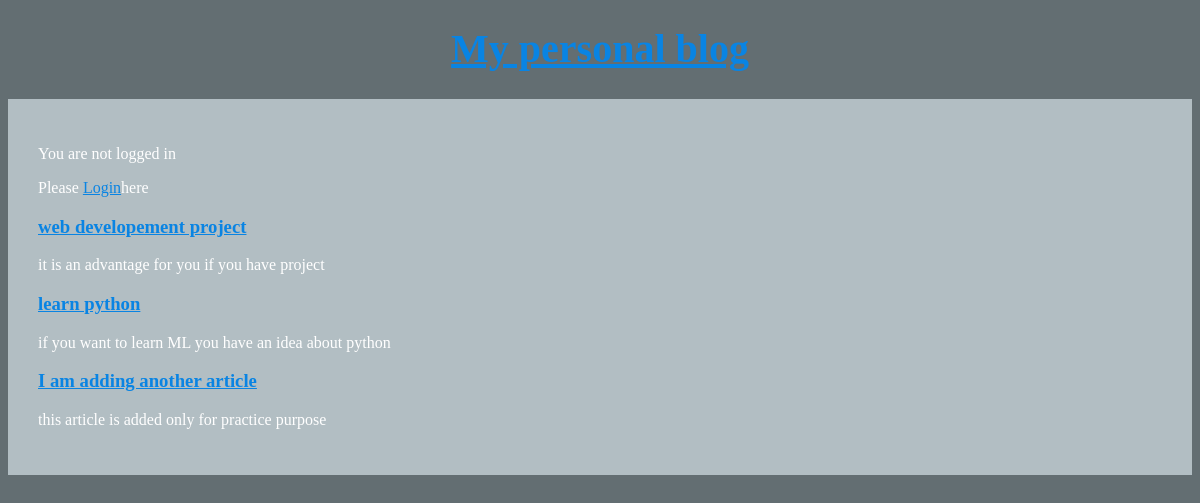
The page / on the database its author committed.
### articles/models.py (models this page shows, shortened)
class Article(models.Model):
    author = models.ForeignKey(
    'auth.User',
    on_delete=models.CASCADE,
    )
    title = models.CharField(max_length=200)
    text = models.TextField()

### articles/views.py (the view)
# urls.py: path('',views.ArticleListView.as_view(), name='home'),
class ArticleListView(ListView):
    model = Article
    template_name = 'home.html'

### templates/home.html
{% extends 'base.html' %}
{% block content %}
{% for arti in object_list %}
<div class="article">
  <h3><a href="{% url 'article_page' arti.pk %}">{{ arti.title }}</a></h3>
  <p>{{ arti.text }}</p>
</div>
{% endfor %}
{% endblock content %}

### templates/base.html (shortened to what this page needs)
{% load staticfiles %}
<!DOCTYPE html>
<html lang="en">
<head>
  <link rel="stylesheet" href="{% static 'css/basestyles.css' %}">
</head>
<body>
  <header>
    <h1><a href="/">My personal blog</a></h1>
  </header>
   <div class="container">
     {% if user.is_authenticated %}
     <p>You are logged in</p>
     <p>Hey there: {{user.username}}, Howdy</p>
     <p>Please <a href="{% url 'logout' %}">Logout</a>here</p>
     {% else %}
     <p>You are not logged in</p>
     <p>Please <a href="{% url 'login' %}">Login</a>here</p>
     {% endif %}
     {% block content %}
     {% endblock content %}
   </div>
</body>
</html>

### static/css/basestyles.css (style rules this page uses)
body { background-color: #636e72; color: #FFF; }
h1 { font-size: 2.5rem; text-align: center; margin-top: 25px; }
a { color: #0984e3; }
.container { margin-top: 20px; background-color: #b2bec3; padding: 30px; }

### rows shown on the page
Article: title "web developement project", text "it is an advantage for you if you have project"
Article: title "learn python", text "if you want to learn ML you have an idea about python"
Article: title "I am adding another article", text "this article is added only for practice purpose"
